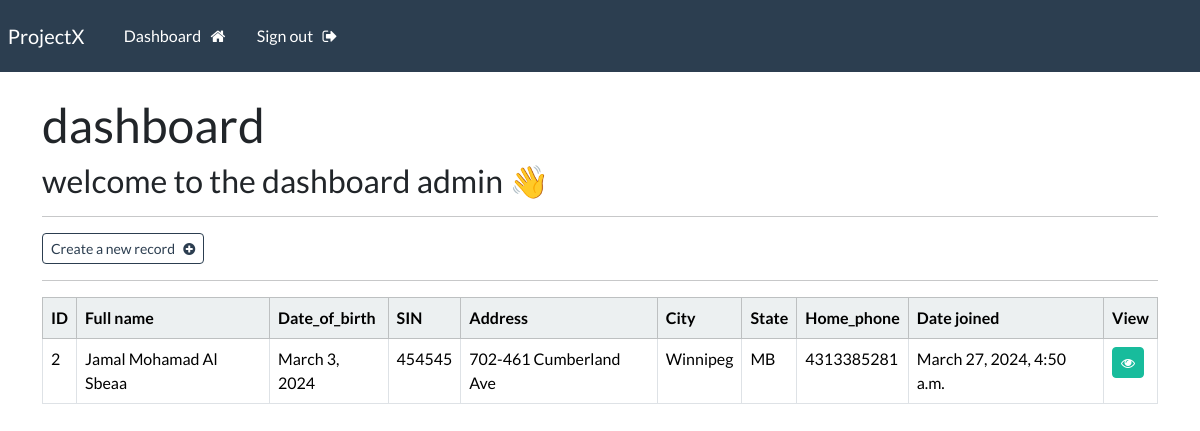
The page /dashboard (signed in) on the database its author committed.
### webapp/models.py (models this page shows, shortened)
class Record(models.Model):
    creation_date = models.DateTimeField(auto_now_add=True)
    modification_date = models.DateTimeField(auto_now=True)
    Full_name = models.CharField(max_length=256)
    Date_of_birth = models.DateField()
    SIN = models.CharField(max_length=20)
    Date_of_hire = models.DateField()
    Address = models.CharField(max_length=256)
    City = models.CharField(max_length=256)
    Zip = models.CharField(max_length=256)
    State = models.CharField(max_length=256)
    Home_phone = models.CharField(max_length=20)
    Cell_phone = models.CharField(max_length=20)
    Spouse_name = models.CharField(max_length=256)
    Em_name = models.CharField(max_length=256)
    Em_relationship = models.CharField(max_length=256)
    Date = models.DateField()

### webapp/views.py (the view)
# urls.py: path('dashboard', views.dashboard, name='dashboard'),
@login_required(login_url='my-login')
def dashboard(request):
    my_records = Record.objects.all()
    context = {'records': my_records}
    return render(request, 'webapp/dashboard.html' , context=context)

### webapp/templates/webapp/dashboard.html
{% extends "webapp/base.html" %}
{% block content %}
<h1>  dashboard</h1>
<h3>  welcome to the dashboard {{user}} 👋  </h3>
<hr>
    <a class="btn btn-outline-primary btn-sm" href="{% url 'create-record' %}">
        Create a new record &nbsp; <i class="fa fa-plus-circle" aria-hidden="true"></i>
    </a>
    <hr>
    <table class="table table-hover table-bordered">
        <thead class="table-light">
            <tr>
                <th scope="col"> ID </th>
                <th scope="col"> Full name </th>
                <th scope="col"> Date_of_birth </th>
                <th scope="col"> SIN </th>
                <th scope="col"> Address </th>
                <th scope="col"> City </th>
                <th scope="col"> State </th>
                <th scope="col"> Home_phone </th>
                <th scope="col"> Date joined </th>
                <th scope="col"> View </th>
            </tr>
        </thead>
        <tbody>
        {% if records %}
            {% for record in records %}
            <tr>
                <td> {{record.id}} </td>
                <td> {{record.Full_name}} </td>
                <td> {{record.Date_of_birth}} </td>
                <td> {{record.SIN}} </td>
                <td> {{record.Address}} </td>
                <td> {{record.City}} </td>
                <td> {{record.State}} </td>
                <td> {{record.Home_phone}} </td>
                <td> {{record.creation_date}} </td>
                <td> <a class="btn btn-success btn-sm" href="{% url 'view-record' record.id %}"> <i class="fa fa-eye" aria-hidden="true"></i> </a> </td>
            </tr>
            {% endfor %}
        {% endif %}
        </tbody>
    </table>
{% endblock %}

### rows shown on the page
Record: id "2", Full_name "Jamal Mohamad Al Sbeaa", Date_of_birth "March 3, 2024", SIN "454545", Address "702-461 Cumberland Ave", City "Winnipeg", State "MB", Home_phone "4313385281", creation_date "March 27, 2024, 4:50 a.m."

### other values the page prints
{{ user }} "admin"
